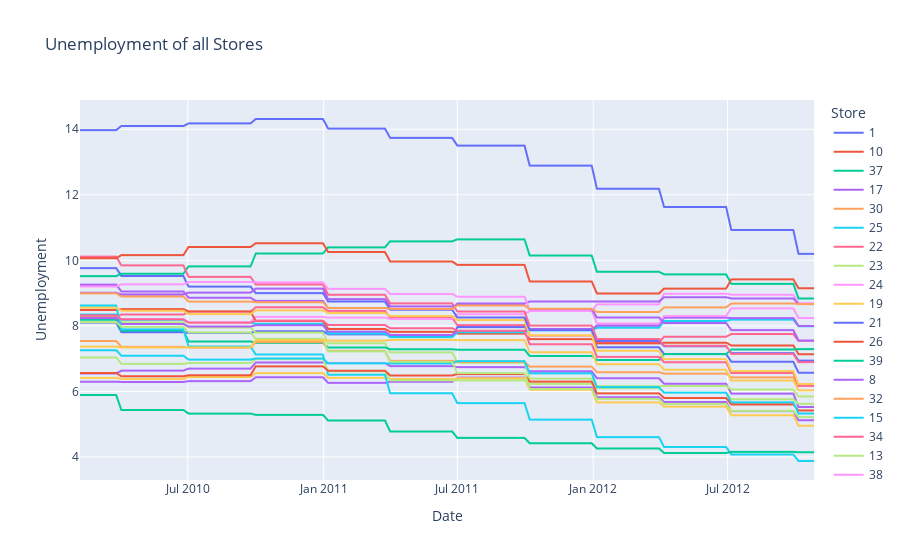

This figure's notebook cell:
### Code cell
px.line(df, x="Date", y="Unemployment", title="Unemployment of all Stores", color="Store")

### Figure 1 — Plotly figure (JSON) as saved in the notebook; plotly's stock layout.template omitted (floating-point values rounded to 4 significant figures; data arrays with more than 128 entries replaced by an {"elided": "..."} marker saying what was removed)
{"data": [{"hovertemplate": "Store=1<br>Date=%{x}<br>Unemployment=%{y}<extra></extra>", "legendgroup": "1", "line": {"color": "#636efa", "dash": "solid"}, "marker": {"symbol": "circle"}, "mode": "lines", "name": "1", "showlegend": true, "type": "scattergl", "x": {"elided": "143 str values"}, "xaxis": "x", "y": {"elided": "143 float values"}, "yaxis": "y"}, {"hovertemplate": "Store=10<br>Date=%{x}<br>Unemployment=%{y}<extra></extra>", "legendgroup": "10", "line": {"color": "#EF553B", "dash": "solid"}, "marker": {"symbol": "circle"}, "mode": "lines", "name": "10", "showlegend": true, "type": "scattergl", "x": {"elided": "143 str values"}, "xaxis": "x", "y": {"elided": "143 float values"}, "yaxis": "y"}, {"hovertemplate": "Store=37<br>Date=%{x}<br>Unemployment=%{y}<extra></extra>", "legendgroup": "37", "line": {"color": "#00cc96", "dash": "solid"}, "marker": {"symbol": "circle"}, "mode": "lines", "name": "37", "showlegend": true, "type": "scattergl", "x": {"elided": "143 str values"}, "xaxis": "x", "y": {"elided": "143 float values"}, "yaxis": "y"}, {"hovertemplate": "Store=17<br>Date=%{x}<br>Unemployment=%{y}<extra></extra>", "legendgroup": "17", "line": {"color": "#ab63fa", "dash": "solid"}, "marker": {"symbol": "circle"}, "mode": "lines", "name": "17", "showlegend": true, "type": "scattergl", "x": {"elided": "143 str values"}, "xaxis": "x", "y": {"elided": "143 float values"}, "yaxis": "y"}, {"hovertemplate": "Store=30<br>Date=%{x}<br>Unemployment=%{y}<extra></extra>", "legendgroup": "30", "line": {"color": "#FFA15A", "dash": "solid"}, "marker": {"symbol": "circle"}, "mode": "lines", "name": "30", "showlegend": true, "type": "scattergl", "x": {"elided": "143 str values"}, "xaxis": "x", "y": {"elided": "143 float values"}, "yaxis": "y"}, {"hovertemplate": "Store=25<br>Date=%{x}<br>Unemployment=%{y}<extra></extra>", "legendgroup": "25", "line": {"color": "#19d3f3", "dash": "solid"}, "marker": {"symbol": "circle"}, "mode": "lines", "name": "25", "showlegend": true, "type": "scattergl", "x": {"elided": "143 str values"}, "xaxis": "x", "y": {"elided": "143 float values"}, "yaxis": "y"}, {"hovertemplate": "Store=22<br>Date=%{x}<br>Unemployment=%{y}<extra></extra>", "legendgroup": "22", "line": {"color": "#FF6692", "dash": "solid"}, "marker": {"symbol": "circle"}, "mode": "lines", "name": "22", "showlegend": true, "type": "scattergl", "x": {"elided": "143 str values"}, "xaxis": "x", "y": {"elided": "143 float values"}, "yaxis": "y"}, {"hovertemplate": "Store=23<br>Date=%{x}<br>Unemployment=%{y}<extra></extra>", "legendgroup": "23", "line": {"color": "#B6E880", "dash": "solid"}, "marker": {"symbol": "circle"}, "mode": "lines", "name": "23", "showlegend": true, "type": "scattergl", "x": {"elided": "143 str values"}, "xaxis": "x", "y": {"elided": "143 float values"}, "yaxis": "y"}, {"hovertemplate": "Store=24<br>Date=%{x}<br>Unemployment=%{y}<extra></extra>", "legendgroup": "24", "line": {"color": "#FF97FF", "dash": "solid"}, "marker": {"symbol": "circle"}, "mode": "lines", "name": "24", "showlegend": true, "type": "scattergl", "x": {"elided": "143 str values"}, "xaxis": "x", "y": {"elided": "143 float values"}, "yaxis": "y"}, {"hovertemplate": "Store=19<br>Date=%{x}<br>Unemployment=%{y}<extra></extra>", "legendgroup": "19", "line": {"color": "#FECB52", "dash": "solid"}, "marker": {"symbol": "circle"}, "mode": "lines", "name": "19", "showlegend": true, "type": "scattergl", "x": {"elided": "143 str values"}, "xaxis": "x", "y": {"elided": "143 float values"}, "yaxis": "y"}, {"hovertemplate": "Store=21<br>Date=%{x}<br>Unemployment=%{y}<extra></extra>", "legendgroup": "21", "line": {"color": "#636efa", "dash": "solid"}, "marker": {"symbol": "circle"}, "mode": "lines", "name": "21", "showlegend": true, "type": "scattergl", "x": {"elided": "143 str values"}, "xaxis": "x", "y": {"elided": "143 float values"}, "yaxis": "y"}, {"hovertemplate": "Store=26<br>Date=%{x}<br>Unemployment=%{y}<extra></extra>", "legendgroup": "26", "line": {"color": "#EF553B", "dash": "solid"}, "marker": {"symbol": "circle"}, "mode": "lines", "name": "26", "showlegend": true, "type": "scattergl", "x": {"elided": "143 str values"}, "xaxis": "x", "y": {"elided": "143 float values"}, "yaxis": "y"}, {"hovertemplate": "Store=39<br>Date=%{x}<br>Unemployment=%{y}<extra></extra>", "legendgroup": "39", "line": {"color": "#00cc96", "dash": "solid"}, "marker": {"symbol": "circle"}, "mode": "lines", "name": "39", "showlegend": true, "type": "scattergl", "x": {"elided": "143 str values"}, "xaxis": "x", "y": {"elided": "143 float values"}, "yaxis": "y"}, {"hovertemplate": "Store=8<br>Date=%{x}<br>Unemployment=%{y}<extra></extra>", "legendgroup": "8", "line": {"color": "#ab63fa", "dash": "solid"}, "marker": {"symbol": "circle"}, "mode": "lines", "name": "8", "showlegend": true, "type": "scattergl", "x": {"elided": "143 str values"}, "xaxis": "x", "y": {"elided": "143 float values"}, "yaxis": "y"}, {"hovertemplate": "Store=32<br>Date=%{x}<br>Unemployment=%{y}<extra></extra>", "legendgroup": "32", "line": {"color": "#FFA15A", "dash": "solid"}, "marker": {"symbol": "circle"}, "mode": "lines", "name": "32", "showlegend": true, "type": "scattergl", "x": {"elided": "143 str values"}, "xaxis": "x", "y": {"elided": "143 float values"}, "yaxis": "y"}, {"hovertemplate": "Store=15<br>Date=%{x}<br>Unemployment=%{y}<extra></extra>", "legendgroup": "15", "line": {"color": "#19d3f3", "dash": "solid"}, "marker": {"symbol": "circle"}, "mode": "lines", "name": "15", "showlegend": true, "type": "scattergl", "x": {"elided": "143 str values"}, "xaxis": "x", "y": {"elided": "143 float values"}, "yaxis": "y"}, {"hovertemplate": "Store=34<br>Date=%{x}<br>Unemployment=%{y}<extra></extra>", "legendgroup": "34", "line": {"color": "#FF6692", "dash": "solid"}, "marker": {"symbol": "circle"}, "mode": "lines", "name": "34", "showlegend": true, "type": "scattergl", "x": {"elided": "143 str values"}, "xaxis": "x", "y": {"elided": "143 float values"}, "yaxis": "y"}, {"hovertemplate": "Store=13<br>Date=%{x}<br>Unemployment=%{y}<extra></extra>", "legendgroup": "13", "line": {"color": "#B6E880", "dash": "solid"}, "marker": {"symbol": "circle"}, "mode": "lines", "name": "13", "showlegend": true, "type": "scattergl", "x": {"elided": "143 str values"}, "xaxis": "x", "y": {"elided": "143 float values"}, "yaxis": "y"}, {"hovertemplate": "Store=38<br>Date=%{x}<br>Unemployment=%{y}<extra></extra>", "legendgroup": "38", "line": {"color": "#FF97FF", "dash": "solid"}, "marker": {"symbol": "circle"}, "mode": "lines", "name": "38", "showlegend": true, "type": "scattergl", "x": {"elided": "143 str values"}, "xaxis": "x", "y": {"elided": "143 float values"}, "yaxis": "y"}, {"hovertemplate": "Store=9<br>Date=%{x}<br>Unemployment=%{y}<extra></extra>", "legendgroup": "9", "line": {"color": "#FECB52", "dash": "solid"}, "marker": {"symbol": "circle"}, "mode": "lines", "name": "9", "showlegend": true, "type": "scattergl", "x": {"elided": "143 str values"}, "xaxis": "x", "y": {"elided": "143 float values"}, "yaxis": "y"}, {"hovertemplate": "Store=2<br>Date=%{x}<br>Unemployment=%{y}<extra></extra>", "legendgroup": "2", "line": {"color": "#636efa", "dash": "solid"}, "marker": {"symbol": "circle"}, "mode": "lines", "name": "2", "showlegend": true, "type": "scattergl", "x": {"elided": "143 str values"}, "xaxis": "x", "y": {"elided": "143 float values"}, "yaxis": "y"}, {"hovertemplate": "Store=45<br>Date=%{x}<br>Unemployment=%{y}<extra></extra>", "legendgroup": "45", "line": {"color": "#EF553B", "dash": "solid"}, "marker": {"symbol": "circle"}, "mode": "lines", "name": "45", "showlegend": true, "type": "scattergl", "x": {"elided": "143 str values"}, "xaxis": "x", "y": {"elided": "143 float values"}, "yaxis": "y"}, {"hovertemplate": "Store=20<br>Date=%{x}<br>Unemployment=%{y}<extra></extra>", "legendgroup": "20", "line": {"color": "#00cc96", "dash": "solid"}, "marker": {"symbol": "circle"}, "mode": "lines", "name": "20", "showlegend": true, "type": "scattergl", "x": {"elided": "143 str values"}, "xaxis": "x", "y": {"elided": "143 float values"}, "yaxis": "y"}, {"hovertemplate": "Store=27<br>Date=%{x}<br>Unemployment=%{y}<extra></extra>", "legendgroup": "27", "line": {"color": "#ab63fa", "dash": "solid"}, "marker": {"symbol": "circle"}, "mode": "lines", "name": "27", "showlegend": true, "type": "scattergl", "x": {"elided": "143 str values"}, "xaxis": "x", "y": {"elided": "143 float values"}, "yaxis": "y"}, {"hovertemplate": "Store=41<br>Date=%{x}<br>Unemployment=%{y}<extra></extra>", "legendgroup": "41", "line": {"color": "#FFA15A", "dash": "solid"}, "marker": {"symbol": "circle"}, "mode": "lines", "name": "41", "showlegend": true, "type": "scattergl", "x": {"elided": "143 str values"}, "xaxis": "x", "y": {"elided": "143 float values"}, "yaxis": "y"}, {"hovertemplate": "Store=4<br>Date=%{x}<br>Unemployment=%{y}<extra></extra>", "legendgroup": "4", "line": {"color": "#19d3f3", "dash": "solid"}, "marker": {"symbol": "circle"}, "mode": "lines", "name": "4", "showlegend": true, "type": "scattergl", "x": {"elided": "143 str values"}, "xaxis": "x", "y": {"elided": "143 float values"}, "yaxis": "y"}, {"hovertemplate": "Store=31<br>Date=%{x}<br>Unemployment=%{y}<extra></extra>", "legendgroup": "31", "line": {"color": "#FF6692", "dash": "solid"}, "marker": {"symbol": "circle"}, "mode": "lines", "name": "31", "showlegend": true, "type": "scattergl", "x": {"elided": "143 str values"}, "xaxis": "x", "y": {"elided": "143 float values"}, "yaxis": "y"}, {"hovertemplate": "Store=16<br>Date=%{x}<br>Unemployment=%{y}<extra></extra>", "legendgroup": "16", "line": {"color": "#B6E880", "dash": "solid"}, "marker": {"symbol": "circle"}, "mode": "lines", "name": "16", "showlegend": true, "type": "scattergl", "x": {"elided": "143 str values"}, "xaxis": "x", "y": {"elided": "143 float values"}, "yaxis": "y"}, {"hovertemplate": "Store=11<br>Date=%{x}<br>Unemployment=%{y}<extra></extra>", "legendgroup": "11", "line": {"color": "#FF97FF", "dash": "solid"}, "marker": {"symbol": "circle"}, "mode": "lines", "name": "11", "showlegend": true, "type": "scattergl", "x": {"elided": "143 str values"}, "xaxis": "x", "y": {"elided": "143 float values"}, "yaxis": "y"}, {"hovertemplate": "Store=36<br>Date=%{x}<br>Unemployment=%{y}<extra></extra>", "legendgroup": "36", "line": {"color": "#FECB52", "dash": "solid"}, "marker": {"symbol": "circle"}, "mode": "lines", "name": "36", "showlegend": true, "type": "scattergl", "x": {"elided": "143 str values"}, "xaxis": "x", "y": {"elided": "143 float values"}, "yaxis": "y"}, {"hovertemplate": "Store=42<br>Date=%{x}<br>Unemployment=%{y}<extra></extra>", "legendgroup": "42", "line": {"color": "#636efa", "dash": "solid"}, "marker": {"symbol": "circle"}, "mode": "lines", "name": "42", "showlegend": true, "type": "scattergl", "x": {"elided": "143 str values"}, "xaxis": "x", "y": {"elided": "143 float values"}, "yaxis": "y"}, {"hovertemplate": "Store=5<br>Date=%{x}<br>Unemployment=%{y}<extra></extra>", "legendgroup": "5", "line": {"color": "#EF553B", "dash": "solid"}, "marker": {"symbol": "circle"}, "mode": "lines", "name": "5", "showlegend": true, "type": "scattergl", "x": {"elided": "143 str values"}, "xaxis": "x", "y": {"elided": "143 float values"}, "yaxis": "y"}, {"hovertemplate": "Store=43<br>Date=%{x}<br>Unemployment=%{y}<extra></extra>", "legendgroup": "43", "line": {"color": "#00cc96", "dash": "solid"}, "marker": {"symbol": "circle"}, "mode": "lines", "name": "43", "showlegend": true, "type": "scattergl", "x": {"elided": "143 str values"}, "xaxis": "x", "y": {"elided": "143 float values"}, "yaxis": "y"}, {"hovertemplate": "Store=35<br>Date=%{x}<br>Unemployment=%{y}<extra></extra>", "legendgroup": "35", "line": {"color": "#ab63fa", "dash": "solid"}, "marker": {"symbol": "circle"}, "mode": "lines", "name": "35", "showlegend": true, "type": "scattergl", "x": {"elided": "143 str values"}, "xaxis": "x", "y": {"elided": "143 float values"}, "yaxis": "y"}, {"hovertemplate": "Store=28<br>Date=%{x}<br>Unemployment=%{y}<extra></extra>", "legendgroup": "28", "line": {"color": "#FFA15A", "dash": "solid"}, "marker": {"symbol": "circle"}, "mode": "lines", "name": "28", "showlegend": true, "type": "scattergl", "x": {"elided": "143 str values"}, "xaxis": "x", "y": {"elided": "143 float values"}, "yaxis": "y"}, {"hovertemplate": "Store=6<br>Date=%{x}<br>Unemployment=%{y}<extra></extra>", "legendgroup": "6", "line": {"color": "#19d3f3", "dash": "solid"}, "marker": {"symbol": "circle"}, "mode": "lines", "name": "6", "showlegend": true, "type": "scattergl", "x": {"elided": "143 str values"}, "xaxis": "x", "y": {"elided": "143 float values"}, "yaxis": "y"}, {"hovertemplate": "Store=33<br>Date=%{x}<br>Unemployment=%{y}<extra></extra>", "legendgroup": "33", "line": {"color": "#FF6692", "dash": "solid"}, "marker": {"symbol": "circle"}, "mode": "lines", "name": "33", "showlegend": true, "type": "scattergl", "x": {"elided": "143 str values"}, "xaxis": "x", "y": {"elided": "143 float values"}, "yaxis": "y"}, {"hovertemplate": "Store=44<br>Date=%{x}<br>Unemployment=%{y}<extra></extra>", "legendgroup": "44", "line": {"color": "#B6E880", "dash": "solid"}, "marker": {"symbol": "circle"}, "mode": "lines", "name": "44", "showlegend": true, "type": "scattergl", "x": {"elided": "143 str values"}, "xaxis": "x", "y": {"elided": "143 float values"}, "yaxis": "y"}, {"hovertemplate": "Store=18<br>Date=%{x}<br>Unemployment=%{y}<extra></extra>", "legendgroup": "18", "line": {"color": "#FF97FF", "dash": "solid"}, "marker": {"symbol": "circle"}, "mode": "lines", "name": "18", "showlegend": true, "type": "scattergl", "x": {"elided": "143 str values"}, "xaxis": "x", "y": {"elided": "143 float values"}, "yaxis": "y"}, {"hovertemplate": "Store=3<br>Date=%{x}<br>Unemployment=%{y}<extra></extra>", "legendgroup": "3", "line": {"color": "#FECB52", "dash": "solid"}, "marker": {"symbol": "circle"}, "mode": "lines", "name": "3", "showlegend": true, "type": "scattergl", "x": {"elided": "143 str values"}, "xaxis": "x", "y": {"elided": "143 float values"}, "yaxis": "y"}, {"hovertemplate": "Store=12<br>Date=%{x}<br>Unemployment=%{y}<extra></extra>", "legendgroup": "12", "line": {"color": "#636efa", "dash": "solid"}, "marker": {"symbol": "circle"}, "mode": "lines", "name": "12", "showlegend": true, "type": "scattergl", "x": {"elided": "143 str values"}, "xaxis": "x", "y": {"elided": "143 float values"}, "yaxis": "y"}, {"hovertemplate": "Store=29<br>Date=%{x}<br>Unemployment=%{y}<extra></extra>", "legendgroup": "29", "line": {"color": "#EF553B", "dash": "solid"}, "marker": {"symbol": "circle"}, "mode": "lines", "name": "29", "showlegend": true, "type": "scattergl", "x": {"elided": "143 str values"}, "xaxis": "x", "y": {"elided": "143 float values"}, "yaxis": "y"}, {"hovertemplate": "Store=40<br>Date=%{x}<br>Unemployment=%{y}<extra></extra>", "legendgroup": "40", "line": {"color": "#00cc96", "dash": "solid"}, "marker": {"symbol": "circle"}, "mode": "lines", "name": "40", "showlegend": true, "type": "scattergl", "x": {"elided": "143 str values"}, "xaxis": "x", "y": {"elided": "143 float values"}, "yaxis": "y"}, {"hovertemplate": "Store=7<br>Date=%{x}<br>Unemployment=%{y}<extra></extra>", "legendgroup": "7", "line": {"color": "#ab63fa", "dash": "solid"}, "marker": {"symbol": "circle"}, "mode": "lines", "name": "7", "showlegend": true, "type": "scattergl", "x": {"elided": "143 str values"}, "xaxis": "x", "y": {"elided": "143 float values"}, "yaxis": "y"}, {"hovertemplate": "Store=14<br>Date=%{x}<br>Unemployment=%{y}<extra></extra>", "legendgroup": "14", "line": {"color": "#FFA15A", "dash": "solid"}, "marker": {"symbol": "circle"}, "mode": "lines", "name": "14", "showlegend": true, "type": "scattergl", "x": {"elided": "143 str values"}, "xaxis": "x", "y": {"elided": "143 float values"}, "yaxis": "y"}], "layout": {"legend": {"title": {"text": "Store"}, "tracegroupgap": 0}, "title": {"text": "Unemployment of all Stores"}, "xaxis": {"anchor": "y", "domain": [0, 1], "title": {"text": "Date"}}, "yaxis": {"anchor": "x", "domain": [0, 1], "title": {"text": "Unemployment"}}}}
